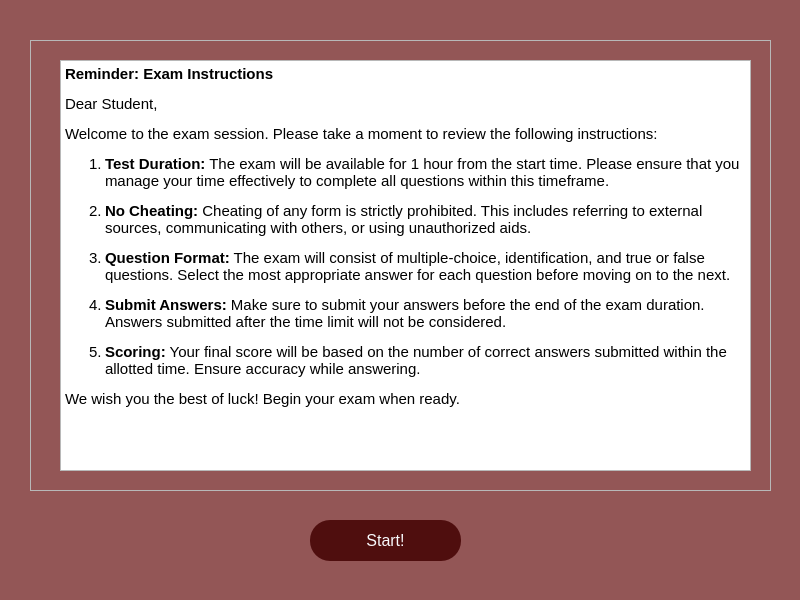
<?xml version="1.0" encoding="UTF-8"?>
<ui version="4.0">
 <class>Reminder</class>
 <widget class="QMainWindow" name="Reminder">
  <property name="geometry">
   <rect>
    <x>0</x>
    <y>0</y>
    <width>800</width>
    <height>600</height>
   </rect>
  </property>
  <property name="minimumSize">
   <size>
    <width>800</width>
    <height>600</height>
   </size>
  </property>
  <property name="maximumSize">
   <size>
    <width>800</width>
    <height>600</height>
   </size>
  </property>
  <property name="windowTitle">
   <string>MainWindow</string>
  </property>
  <widget class="QWidget" name="centralwidget">
   <property name="styleSheet">
    <string notr="true">QWidget #centralwidget {
	background-color: #935656
}</string>
   </property>
   <widget class="QPushButton" name="startButton">
    <property name="geometry">
     <rect>
      <x>310</x>
      <y>520</y>
      <width>151</width>
      <height>41</height>
     </rect>
    </property>
    <property name="styleSheet">
     <string notr="true">QPushButton {
    background-color: #4F0E0E;
    border: none;
    color: #F8F9FC;
    padding: 10px 20px;
    border-radius: 20px;
    font-size: 16px;
}

QPushButton:hover {
    background-color: #DE3C3C;
	color: white;
}</string>
    </property>
    <property name="text">
     <string>Start!</string>
    </property>
   </widget>
   <widget class="QFrame" name="frame">
    <property name="geometry">
     <rect>
      <x>30</x>
      <y>40</y>
      <width>741</width>
      <height>451</height>
     </rect>
    </property>
    <property name="styleSheet">
     <string notr="true">QFrame #frame {
	background-color: #4F0E0E;
	border-radius: 20px;
}</string>
    </property>
    <property name="frameShape">
     <enum>QFrame::StyledPanel</enum>
    </property>
    <property name="frameShadow">
     <enum>QFrame::Raised</enum>
    </property>
    <widget class="QTextBrowser" name="textBrowser">
     <property name="geometry">
      <rect>
       <x>30</x>
       <y>20</y>
       <width>691</width>
       <height>411</height>
      </rect>
     </property>
     <property name="html">
      <string>&lt;!DOCTYPE HTML PUBLIC &quot;-//W3C//DTD HTML 4.0//EN&quot; &quot;http://www.w3.org/TR/REC-html40/strict.dtd&quot;&gt;
&lt;html&gt;&lt;head&gt;&lt;meta name=&quot;qrichtext&quot; content=&quot;1&quot; /&gt;&lt;meta charset=&quot;utf-8&quot; /&gt;&lt;style type=&quot;text/css&quot;&gt;
p, li { white-space: pre-wrap; }
hr { height: 1px; border-width: 0; }
li.unchecked::marker { content: &quot;\2610&quot;; }
li.checked::marker { content: &quot;\2612&quot;; }
&lt;/style&gt;&lt;/head&gt;&lt;body style=&quot; font-family:'Segoe UI'; font-size:9pt; font-weight:400; font-style:normal;&quot;&gt;
&lt;p style=&quot; margin-top:12px; margin-bottom:12px; margin-left:0px; margin-right:0px; -qt-block-indent:0; text-indent:0px;&quot;&gt;&lt;span style=&quot; font-size:11pt; font-weight:700; color:#000000;&quot;&gt;Reminder: Exam Instructions&lt;/span&gt;&lt;/p&gt;
&lt;p style=&quot; margin-top:12px; margin-bottom:12px; margin-left:0px; margin-right:0px; -qt-block-indent:0; text-indent:0px;&quot;&gt;&lt;span style=&quot; font-size:11pt; color:#000000;&quot;&gt;Dear Student,&lt;/span&gt;&lt;/p&gt;
&lt;p style=&quot; margin-top:12px; margin-bottom:12px; margin-left:0px; margin-right:0px; -qt-block-indent:0; text-indent:0px;&quot;&gt;&lt;span style=&quot; font-size:11pt; color:#000000;&quot;&gt;Welcome to the exam session. Please take a moment to review the following instructions:&lt;/span&gt;&lt;/p&gt;
&lt;ol style=&quot;margin-top: 0px; margin-bottom: 0px; margin-left: 0px; margin-right: 0px; -qt-list-indent: 1;&quot;&gt;
&lt;li style=&quot; font-size:11pt; color:#000000;&quot; style=&quot; margin-top:12px; margin-bottom:12px; margin-left:0px; margin-right:0px; -qt-block-indent:0; text-indent:0px;&quot;&gt;&lt;span style=&quot; font-weight:700;&quot;&gt;Test Duration:&lt;/span&gt; The exam will be available for 1 hour from the start time. Please ensure that you manage your time effectively to complete all questions within this timeframe.&lt;/li&gt;
&lt;li style=&quot; font-size:11pt; color:#000000;&quot; style=&quot; margin-top:12px; margin-bottom:12px; margin-left:0px; margin-right:0px; -qt-block-indent:0; text-indent:0px;&quot;&gt;&lt;span style=&quot; font-weight:700;&quot;&gt;No Cheating:&lt;/span&gt; Cheating of any form is strictly prohibited. This includes referring to external sources, communicating with others, or using unauthorized aids.&lt;/li&gt;
&lt;li style=&quot; font-size:11pt; color:#000000;&quot; style=&quot; margin-top:12px; margin-bottom:12px; margin-left:0px; margin-right:0px; -qt-block-indent:0; text-indent:0px;&quot;&gt;&lt;span style=&quot; font-weight:700;&quot;&gt;Question Format:&lt;/span&gt; The exam will consist of multiple-choice, identification, and true or false questions. Select the most appropriate answer for each question before moving on to the next.&lt;/li&gt;
&lt;li style=&quot; font-size:11pt; color:#000000;&quot; style=&quot; margin-top:12px; margin-bottom:12px; margin-left:0px; margin-right:0px; -qt-block-indent:0; text-indent:0px;&quot;&gt;&lt;span style=&quot; font-weight:700;&quot;&gt;Submit Answers:&lt;/span&gt; Make sure to submit your answers before the end of the exam duration. Answers submitted after the time limit will not be considered.&lt;/li&gt;
&lt;li style=&quot; font-size:11pt; color:#000000;&quot; style=&quot; margin-top:12px; margin-bottom:12px; margin-left:0px; margin-right:0px; -qt-block-indent:0; text-indent:0px;&quot;&gt;&lt;span style=&quot; font-weight:700;&quot;&gt;Scoring:&lt;/span&gt; Your final score will be based on the number of correct answers submitted within the allotted time. Ensure accuracy while answering.&lt;/li&gt;&lt;/ol&gt;
&lt;p style=&quot; margin-top:12px; margin-bottom:12px; margin-left:0px; margin-right:0px; -qt-block-indent:0; text-indent:0px;&quot;&gt;&lt;span style=&quot; font-size:11pt; color:#000000;&quot;&gt;We wish you the best of luck! Begin your exam when ready.&lt;/span&gt;&lt;/p&gt;&lt;/body&gt;&lt;/html&gt;</string>
     </property>
    </widget>
   </widget>
  </widget>
 </widget>
 <resources/>
 <connections/>
</ui>
